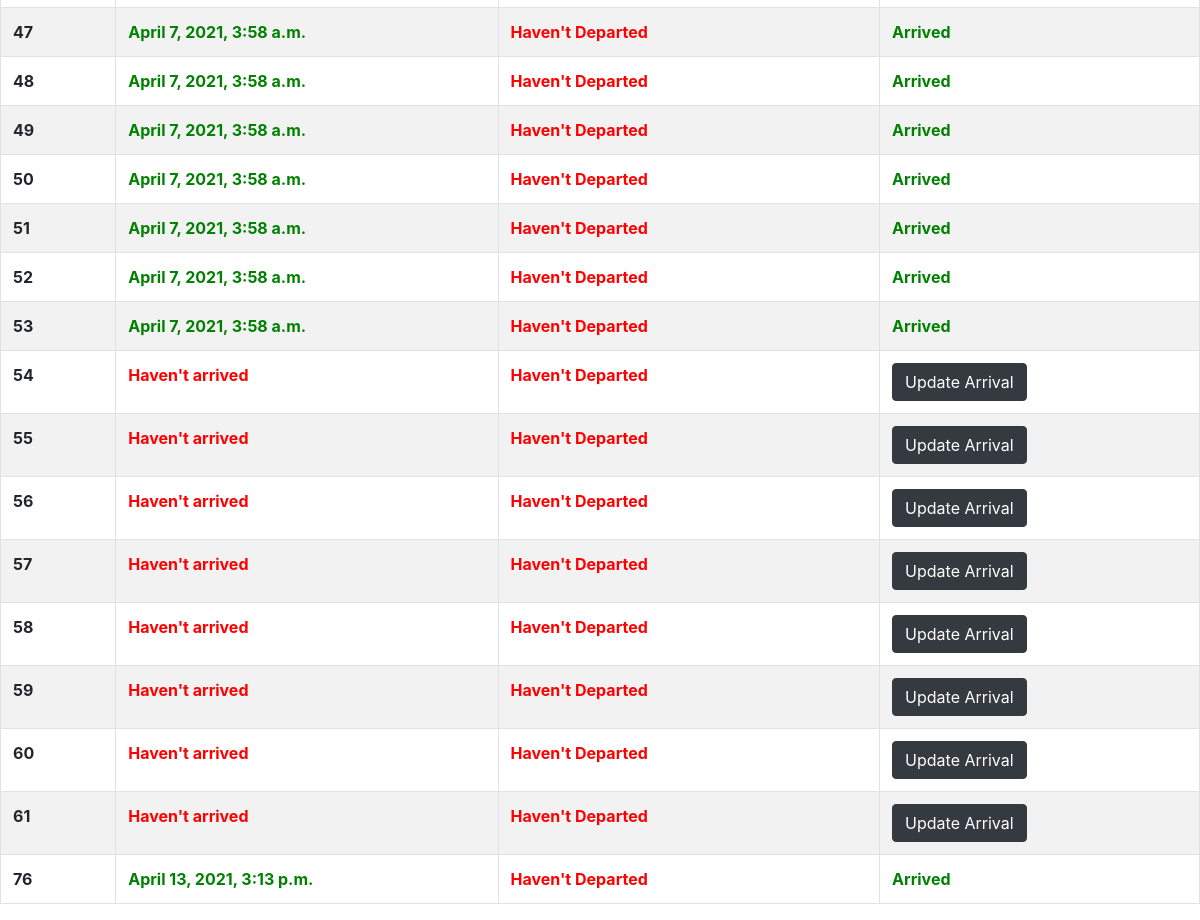
The page /dashboard/district/thane/ (signed in, lower part) on the database as committed earlier.
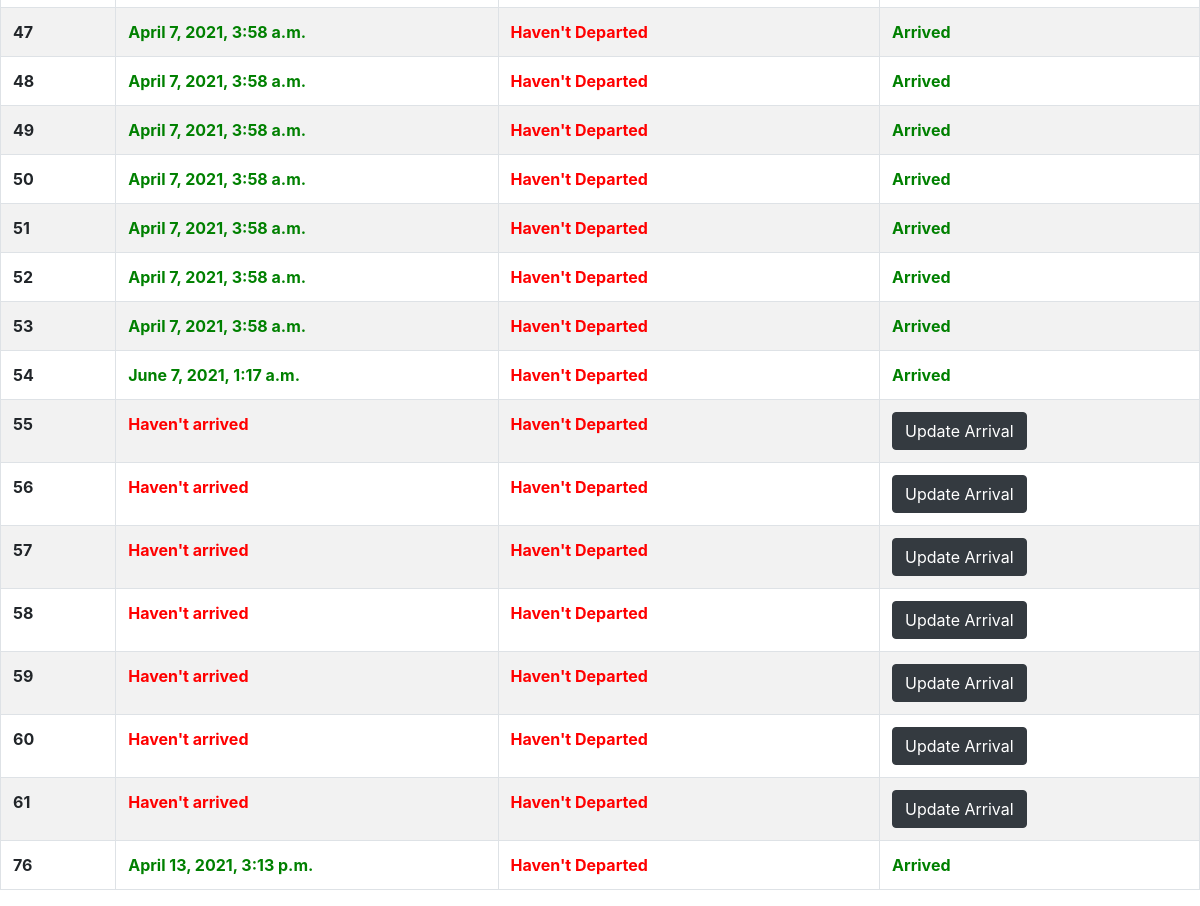
The same page on the database as committed later.
### vaccine_app/models.py (models this page shows, shortened)
class DistrictVaccineData(models.Model):
    district = models.ForeignKey(District,on_delete=models.CASCADE,related_name="districtVaccine")
    lot = models.OneToOneField(VaccineLot, on_delete=models.CASCADE,related_name="districtVaccine")
    arrivalTimestamp = models.DateTimeField(blank = True, null=True, default=None)
    departureTimestamp = models.DateTimeField(blank = True, null=True, default=None)

class VaccineLot(models.Model):
    lotId = models.AutoField(primary_key=True)
    status=models.CharField(max_length = 20, choices = lot_status, default = 'produced')
    productionTimestamp = models.DateTimeField(auto_now_add=True)
    departureTimestamp = models.DateTimeField(blank = True, null=True, default=None)
    countOfDosesConsumed = models.IntegerField(default = 0)

### vaccine_app/views.py (the view, shortened to what this page needs)
# urls.py: path('dashboard/district/<name>/',views.district_dash,name='district_dash'),
@login_required
def district_dash(request,name):
    if name=="":
        return redirect('dashboard')
    if verify(request,"district",name):
        district_obj=District.objects.get(name=name)
        centers = Center.objects.filter(district=district_obj)
        vaccine_lots = DistrictVaccineData.objects.filter(district = district_obj)
        error=[]
        return render(request,'district_dash.html',{'centers':centers, 'error':error, 'vaccine_lots':vaccine_lots,'name':name})
    else:
        return redirect('dashboard')

### vaccine_app/views.py (called while the page is built, shortened)
def verify(request,district_or_center,name):
    if district_or_center=="district":
        user=request.user
        if District.objects.filter(name=name).exists():
            district_obj=District.objects.get(name=name)
            if AccessControlListDistrict.objects.filter(person=user,district=district_obj).exists() and user.is_districtadmin:
                return True
            else:
                print("access is not there for user "+user.email)
                return False
        else:
            print("District name is invalid")
            return False
    else:
        print("Invalid district_or_center value")
        return False

### templates/district_dash.html (shortened to what this page needs)
{% extends 'base.html' %}
    {% block content %}
        <br><br>
          <br><br>
          <table class="table table-striped table-bordered">
            <tbody>
            {% for lot in vaccine_lots %}
              <tr>
                <th scope="row">{{ lot.lot.lotId }}</th>
                <td>
                  {% if lot.arrivalTimestamp == None %}
                    <b style="color:red;">Haven't arrived</b>
                  {% else %}
                    <b style="color:green;">{{lot.arrivalTimestamp}}</b>
                  {% endif %}
                </td>
                <td>
                  {% if lot.departureTimestamp == None %}
                    <b style="color:red;">Haven't Departed</b>
                  {% else %}
                    <b style="color:green;">{{lot.departureTimestamp}}</b>
                  {% endif %}
                </td>
                {% if lot.arrivalTimestamp == None %}
                  <td><a href="/district/{{name}}/updateArrivalTimeDistrict/{{ lot.lot.lotId }}"><button type="button" class="btn btn-dark">Update Arrival</button></a>
                {% else %}
                  <td>
                    <b style="color:green;">Arrived
                    </b>
                  </td>
                {% endif %}
              </tr>
            {% endfor %}
            </tbody>
          </table>
    {% endblock content %}

Rows that differ between the two databases and show on the page:
changed DistrictVaccineData: arrivalTimestamp (not shown) → "June 7, 2021, 1:17 a.m."; arrivalTimestamp "Haven't arrived Update Arrival" → "Arrived"
